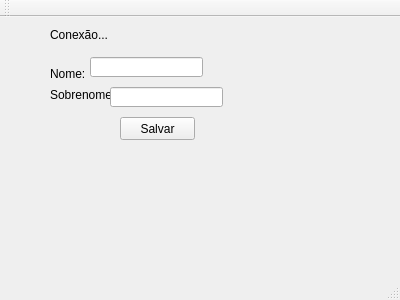
<?xml version="1.0" encoding="UTF-8"?>
<ui version="4.0">
 <class>MainWindow</class>
 <widget class="QMainWindow" name="MainWindow">
  <property name="geometry">
   <rect>
    <x>0</x>
    <y>0</y>
    <width>400</width>
    <height>300</height>
   </rect>
  </property>
  <property name="windowTitle">
   <string>MainWindow</string>
  </property>
  <widget class="QWidget" name="centralWidget">
   <widget class="QLabel" name="label">
    <property name="geometry">
     <rect>
      <x>50</x>
      <y>50</y>
      <width>46</width>
      <height>13</height>
     </rect>
    </property>
    <property name="text">
     <string>Nome:</string>
    </property>
   </widget>
   <widget class="QLabel" name="label_2">
    <property name="geometry">
     <rect>
      <x>50</x>
      <y>70</y>
      <width>71</width>
      <height>16</height>
     </rect>
    </property>
    <property name="text">
     <string>Sobrenome:</string>
    </property>
   </widget>
   <widget class="QLineEdit" name="nome">
    <property name="geometry">
     <rect>
      <x>90</x>
      <y>40</y>
      <width>113</width>
      <height>20</height>
     </rect>
    </property>
   </widget>
   <widget class="QLineEdit" name="sobrenome">
    <property name="geometry">
     <rect>
      <x>110</x>
      <y>70</y>
      <width>113</width>
      <height>20</height>
     </rect>
    </property>
   </widget>
   <widget class="QLabel" name="msg">
    <property name="geometry">
     <rect>
      <x>50</x>
      <y>10</y>
      <width>181</width>
      <height>16</height>
     </rect>
    </property>
    <property name="text">
     <string>Conexão...</string>
    </property>
   </widget>
   <widget class="QPushButton" name="btSalvar">
    <property name="geometry">
     <rect>
      <x>120</x>
      <y>100</y>
      <width>75</width>
      <height>23</height>
     </rect>
    </property>
    <property name="text">
     <string>Salvar</string>
    </property>
   </widget>
  </widget>
  <widget class="QMenuBar" name="menuBar">
   <property name="geometry">
    <rect>
     <x>0</x>
     <y>0</y>
     <width>400</width>
     <height>21</height>
    </rect>
   </property>
  </widget>
  <widget class="QToolBar" name="mainToolBar">
   <attribute name="toolBarArea">
    <enum>TopToolBarArea</enum>
   </attribute>
   <attribute name="toolBarBreak">
    <bool>false</bool>
   </attribute>
  </widget>
  <widget class="QStatusBar" name="statusBar"/>
 </widget>
 <layoutdefault spacing="6" margin="11"/>
 <resources/>
 <connections/>
</ui>
